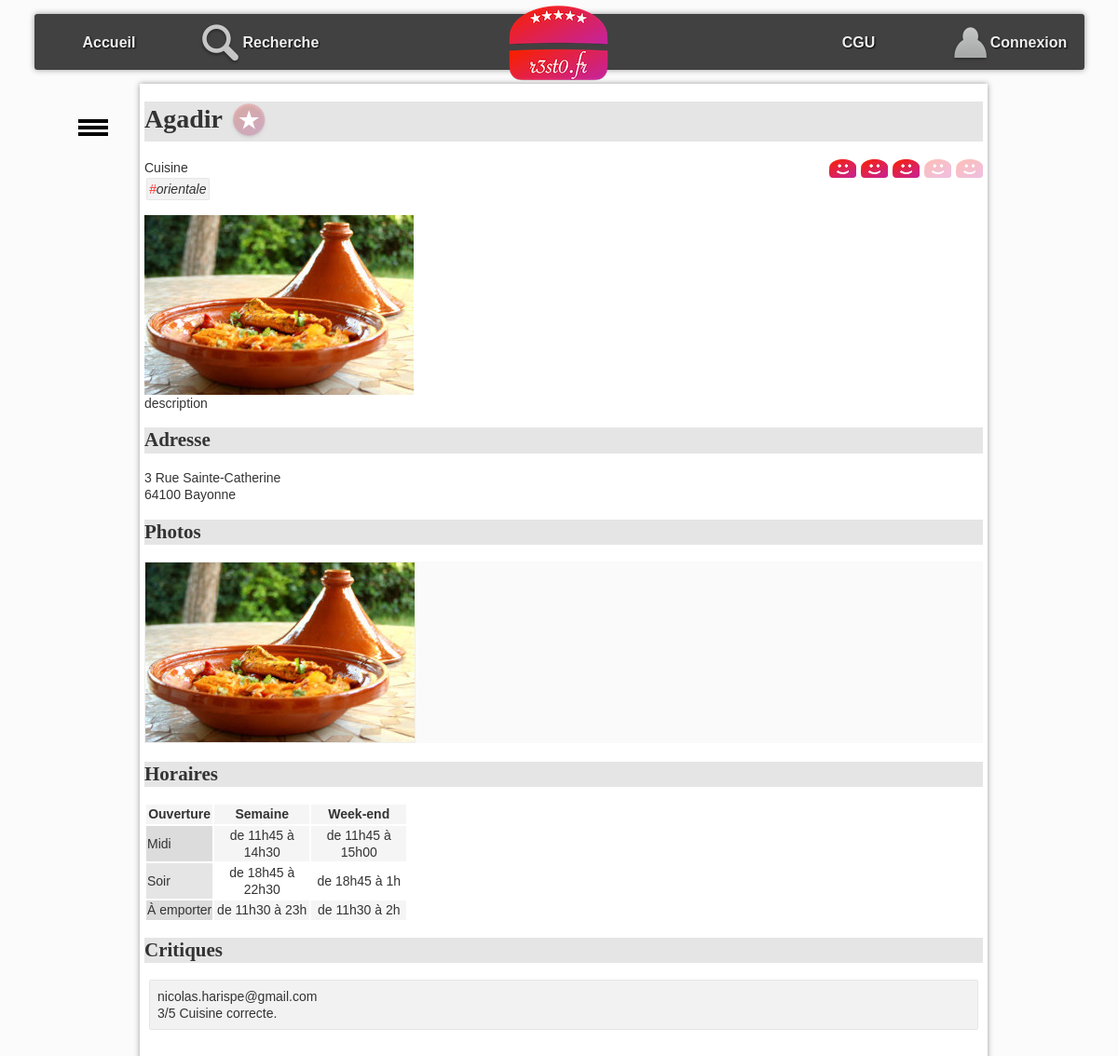
Page /?action=detail&idR=5 on the committed database.
### tables this page shows
CREATE TABLE `resto` (
  `idR` bigint(20) NOT NULL,
  `nomR` varchar(255) DEFAULT NULL,
  `numAdrR` varchar(20) DEFAULT NULL,
  `voieAdrR` varchar(255) DEFAULT NULL,
  `cpR` char(5) DEFAULT NULL,
  `villeR` varchar(255) DEFAULT NULL,
  `latitudeDegR` float DEFAULT NULL,
  `longitudeDegR` float DEFAULT NULL,
  `descR` text,
  `horairesR` text
);

CREATE TABLE `typeCuisine` (
  `idTC` bigint(20) NOT NULL,
  `libelleTC` varchar(255) DEFAULT NULL
);

CREATE TABLE `photo` (
  `idP` bigint(20) NOT NULL,
  `cheminP` varchar(255) DEFAULT NULL,
  `idR` bigint(20) DEFAULT NULL
);

CREATE TABLE `critiquer` (
  `idR` bigint(20) NOT NULL,
  `mailU` varchar(150) NOT NULL,
  `note` int(11) DEFAULT NULL,
  `commentaire` varchar(4096) DEFAULT NULL
);

### controleur/detailResto.php (called while the page is built, shortened)
<?php
include_once "$racine/modele/bd.resto.inc.php";
include_once "$racine/modele/bd.typecuisine.inc.php";
include_once "$racine/modele/bd.photo.inc.php";
include_once "$racine/modele/bd.critiquer.inc.php";
include_once "$racine/modele/bd.aimer.inc.php";
$idR = $_GET["idR"];
$unResto = getRestoByIdR($idR);
$lesTypesCuisine = getTypesCuisineByIdR($idR);
$lesPhotos = getPhotosByIdR($idR);
$noteMoy = round(getNoteMoyenneByIdR($idR), 0);
$mailU = getMailULoggedOn();
$aimer = getAimerById($mailU, $idR);
$critiques = getCritiquerByIdR($idR);
include "$racine/vue/entete.html.php";
include "$racine/vue/vueDetailResto.php";
include "$racine/vue/pied.html.php";
?>

### index.php (called while the page is built, shortened)
<?php
require_once "getRacine.php";
if (isset($_GET["action"])) {
    $action = $_GET["action"];
} else {
    $action = "defaut";
}
$fichier = controleurPrincipal($action);
require_once "$racine/controleur/$fichier";
?>

### modele/bd.resto.inc.php (called while the page is built, shortened)
<?php
function getRestoByIdR($idR) {
    try {
        $cnx = connexionPDO();
        $req = $cnx->prepare("select * from resto where idR=:idR");
        $req->bindValue(':idR', $idR, PDO::PARAM_INT);
        $req->execute();
        $resultat = $req->fetch(PDO::FETCH_ASSOC);
    } catch (PDOException $e) {
        print "Erreur !: " . $e->getMessage();
        die();
    }
    return $resultat;
}
?>

### modele/bd.aimer.inc.php (called while the page is built, shortened)
<?php
function getAimerById($mailU, $idR){
    try {
        $cnx = connexionPDO();
        $req = $cnx->prepare("select * from aimer where mailU=:mailU and  idR=:idR");
        $req->bindValue(':idR', $idR, PDO::PARAM_INT);
        $req->bindValue(':mailU', $mailU, PDO::PARAM_STR);
        $req->execute();
        $resultat = $req->fetch(PDO::FETCH_ASSOC);
    } catch (PDOException $e) {
        print "Erreur !: " . $e->getMessage();
        die();
    }
    return $resultat;
}
?>

### modele/bd.critiquer.inc.php (called while the page is built, shortened)
<?php
function getCritiquerByIdR($idR) {
    $resultat = array();
    try {
        $cnx = connexionPDO();
        $req = $cnx->prepare("select * from critiquer where idR=:idR");
        $req->bindValue(':idR', $idR, PDO::PARAM_INT);
        $req->execute();
        $ligne = $req->fetch(PDO::FETCH_ASSOC);
        while ($ligne) {
            $resultat[] = $ligne;
            $ligne = $req->fetch(PDO::FETCH_ASSOC);
        }
    } catch (PDOException $e) {
        print "Erreur !: " . $e->getMessage();
        die();
    }
    return $resultat;
}
function getNoteMoyenneByIdR($idR) {
    try {
        $cnx = connexionPDO();
        $req = $cnx->prepare("select avg(note) from critiquer where idR=:idR");
        $req->bindValue(':idR', $idR, PDO::PARAM_INT);
        $req->execute();
        $resultat = $req->fetch(PDO::FETCH_ASSOC);
    } catch (PDOException $e) {
        print "Erreur !: " . $e->getMessage();
        die();
    }
    if ($req->rowCount()>0){
        return $resultat["avg(note)"];
    }
    else{
        return 0;
    }
}
?>

### modele/bd.typecuisine.inc.php (called while the page is built, shortened)
<?php
function getTypesCuisineByIdR($idR){
    $resultat = array();
    try {
        $cnx = connexionPDO();
        $req = $cnx->prepare("select typeCuisine.* from typeCuisine,proposer where typeCuisine.idTC = proposer.idTC and proposer.idR = :idR");
        $req->bindValue(':idR', $idR, PDO::PARAM_INT);
        $req->execute();
        $ligne = $req->fetch(PDO::FETCH_ASSOC);
        while ($ligne) {
            $resultat[] = $ligne;
            $ligne = $req->fetch(PDO::FETCH_ASSOC);
        }
    } catch (PDOException $e) {
        print "Erreur !: " . $e->getMessage();
        die();
    }
    return $resultat;
}
?>

### modele/bd.photo.inc.php (called while the page is built, shortened)
<?php
function getPhotosByIdR($idR) {
    $resultat = array();
    try {
        $cnx = connexionPDO();
        $req = $cnx->prepare("select * from photo where idR=:idR");
        $req->bindValue(':idR', $idR, PDO::PARAM_INT);
        $req->execute();
        $ligne = $req->fetch(PDO::FETCH_ASSOC);
        while ($ligne) {
            $resultat[] = $ligne;
            $ligne = $req->fetch(PDO::FETCH_ASSOC);
        }
    } catch (PDOException $e) {
        print "Erreur !: " . $e->getMessage();
        die();
    }
    return $resultat;
}
?>

### vue/vueDetailResto.php (the view, shortened to what this page needs)
<h1><?= $unResto['nomR']; ?>
    <?php if ($aimer != false) { ?>
        <a href="./?action=aimer&idR=<?= $unResto['idR']; ?>" ><img class="aimer" src="images/aime.png" alt="j'aime ce restaurant"></a>
    <?php } else { ?>
        <a href="./?action=aimer&idR=<?= $unResto['idR']; ?>" ><img class="aimer" src="images/aimepas.png" alt="je n'aime pas encore ce restaurant"></a>
    <?php } ?>
</h1>
<span id="note">
    <?php for ($i = 1; $i <= 5; $i++) { ?>
        <a class="aimer" href="./?action=noter&note=<?= $i ?>&idR=<?= $unResto['idR']; ?>" >
            <?php if ($i <= $noteMoy) { ?>
                <img class="note" src="images/like.png" alt="">
            <?php } else {
                ?>
                <img class="note" src="images/neutre.png" alt="line neutre">
            <?php } ?>
        </a>
    <?php } ?>
</span>
<section>
    Cuisine <br />
    <ul id="tagFood">
        <?php for ($j = 0; $j < count($lesTypesCuisine); $j++) { ?>
            <li class="tag"><span class="tag">#</span><?= $lesTypesCuisine[$j]["libelleTC"] ?></li>
        <?php } ?>
    </ul>
</section>
<p id="principal">
    <?php if (count($lesPhotos) > 0) { ?>
        <img src="photos/<?= $lesPhotos[0]["cheminP"] ?>" alt="photo du restaurant" />
    <?php } ?>
    <br />
    <?= $unResto['descR']; ?>
</p>
<h2 id="adresse">
    Adresse
</h2>
<p>
    <?= $unResto['numAdrR']; ?>
    <?= $unResto['voieAdrR']; ?><br />
    <?= $unResto['cpR']; ?>
    <?= $unResto['villeR']; ?>
</p>
<h2 id="photos">
    Photos
</h2>
<ul id="galerie">
    <?php for ($i = 0; $i < count($lesPhotos); $i++) { ?>
        <li> <img class="galerie" src="photos/<?= $lesPhotos[$i]["cheminP"] ?>" alt="" /></li>
    <?php } ?>
</ul>
<h2 id="horaires">
    Horaires
</h2>
<?= $unResto['horairesR']; ?>
<h2 id="crit">Critiques</h2>
<ul id="critiques">
    <?php for ($i = 0; $i < count($critiques); $i++) { ?>
        <li>
            <span>
                <?= $critiques[$i]["mailU"] ?>
            </span>
            <div>
                <span>
                    <?php
                    if ($critiques[$i]["note"]) {
                        echo $critiques[$i]["note"] . "/5";
                    }
                    ?>
                </span>
                <span><?= $critiques[$i]["commentaire"] ?> </span>
            </div>
        </li>
    <?php } ?>
</ul>

### css/base.css (style rules this page uses)
:root { --largeurPage: 900px; --largeurMenuCont : 200px; --margeCalc: calc((100% - var(--largeurPage)) / 2); --margeMenuHaut : 15px; --hauteurMenuGene:60px; --coulA1:#5A7694; --coulA2:#D7E5ED; --coulB1:#566459; --coulB2:#90974A; --coulC:#CDBCA0; --fondC:#fcfbfb; --padding_cote:5px; }
body { font-family: Arial; color : #333; font-size : 14px; line-height : 1.3; scroll-behavior: smooth; background-color : var(--fondC); }
a.aimer { text-decoration: none; }

### css/cgu.css (style rules this page uses)
h1,h2,h3,h4 { font-family: Futura; background-color : rgba(0,0,0,0.1); }
td.cell { text-align : center; width : 100px; }
td.label { background-color : rgba(0,0,0,0.1); }
tr:nth-child(odd) { background-color : rgb(245,245,245); }

### css/corps.css (style rules this page uses)
#tagFood { display:inline-block; padding-left : 0px; font-style: italic; margin : 0px; }
li.tag { display:inline-block; border:1px solid rgba(0,0,0,0.05); background-color:rgba(0,0,0,0.05); padding:2px; margin:2px; border-radius: 2px; }
span.tag { color:rgb(255,50,50); }
#galerie { margin-top : 0px; margin-bottom : 20px; padding-left : 0px; background-color : rgb(250,250,250); }
#galerie li { display : inline-block; }
img.note { padding-left : 1px; vertical-align : sub; }
img.galerie { border:1px solid rgb(239,239,239); }
#note { float : right; }
img.aimer { vertical-align : middle; }
#critiques { list-style-type : none; padding-left : 0px; }
#critiques>li { border:1px solid rgba(0,0,0,0.05); background-color:rgba(0,0,0,0.05); padding:8px; margin:5px; border-radius: 2px; }

### rows in the picture
resto: nomR "Agadir", descR "description", numAdrR "3", voieAdrR "Rue Sainte-Catherine", cpR "64100", villeR "Bayonne", horairesR "Ouverture Semaine Week-end Midi de 11h45 à 14h30 de 11h45 à 15h00 Soir de 18h45 à 22h30 de 18h45 à 1h À emporter de 11h30 à 23h de 11h30 à 2h"
typecuisine: libelleTC "orientale"
photo: cheminP (picture)
critiquer: mailU "nicolas.harispe@gmail.com", note "3", commentaire "Cuisine correcte."
